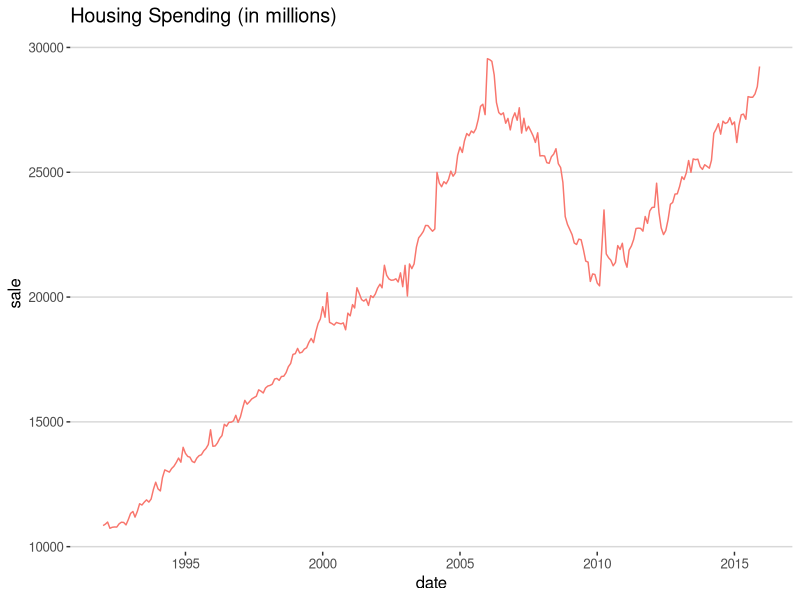

Recreate this plot in R.
library("ggplot2")
library("stringr")
library("dplyr")
library("magrittr")
library("tidyr")
library("ggthemes")

#read into R
validation = read.csv("Validation.csv")
development = read.csv("Development.csv")


#changing column names
colnames(validation) = c("date", "sale")
colnames(development) = c("date", "sale")

#changing sale to numeric
development$sale = str_extract(development$sale, pattern = "[^$]+") %>% 
  str_replace(pattern = ",", replacement = "") %>%
  as.numeric()
 
#changing date to d/m/YYYY format 
year = str_extract(development$date, pattern = "[:digit:]{2}$") 
year = ifelse(str_detect(year, pattern = "9[0-9]") == TRUE, paste0("19", year), paste0("20", year))
month = str_extract(development$date, pattern = "(?<=/)[:digit:]+(?=/)")
day = str_extract(development$date, pattern = "^[:digit:]+(?=/)")
development$date = paste(day, month, year, sep = "/")

#plotting sale against date
ggplot(development, aes(x = as.Date(development$date, format = "%m/%d/%Y"), y = sale)) + 
  geom_line(aes(color = "yellow")) + labs(title = "Housing Spending (in millions)", x = "date") + 
  theme_hc() + 
  theme(legend.position = "none")







